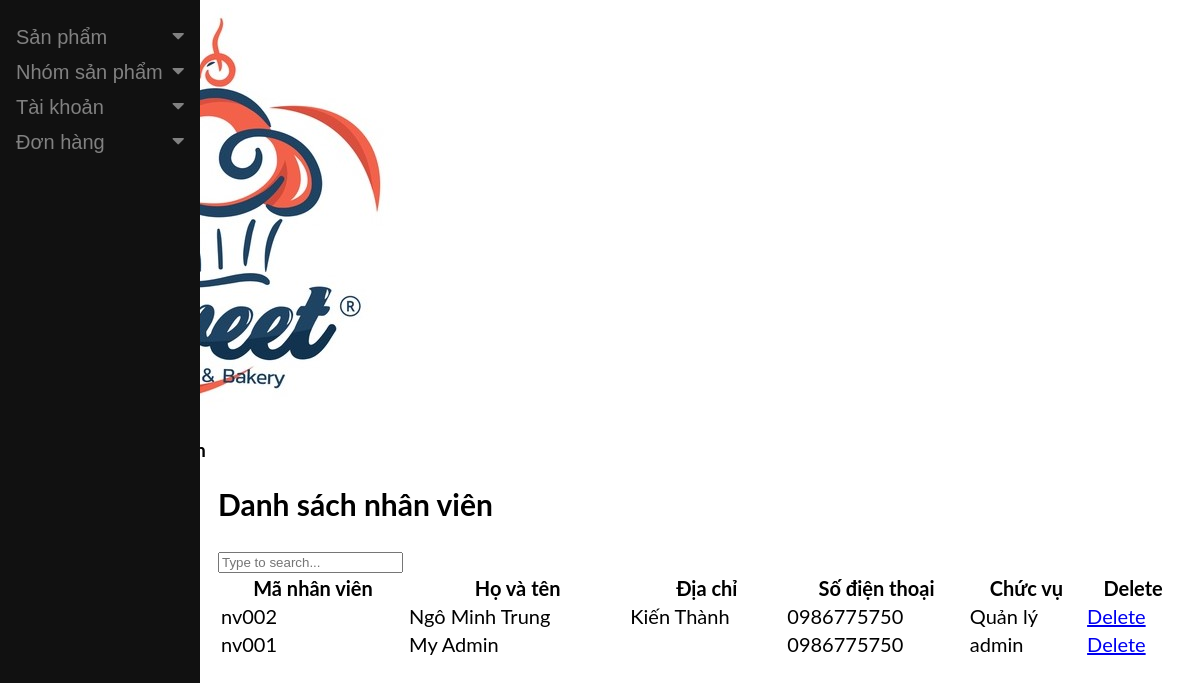
Page /test_admin/index.php?action=view_nhanvien on the committed database.
### tables this page shows
CREATE TABLE `nhanvien` (
  `MSNV` varchar(5) NOT NULL,
  `HoTenNV` varchar(50) NOT NULL,
  `ChucVu` varchar(50) NOT NULL,
  `DiaChi` varchar(50) DEFAULT NULL,
  `SoDienThoai` varchar(10) NOT NULL
);

### admin/includes/view_nhanvien.php (the view, shortened to what this page needs)
<div class="view_product_box">
    <h2>Danh sách nhân viên</h2>
    <form action="" method="post" enctype="multipart/form-data">
        <div class="search_bar">
            <input type="text" id="search" placeholder="Type to search..." />
        </div>
        <table width="100%">
            <thead>
                <tr>
                    <th class="text-center">Mã nhân viên</th>
                    <th>Họ và tên</th>
                    <th>Địa chỉ</th>
                    <th>Số điện thoại</th>
                    <th>Chức vụ</th>
                    <th>Delete</th>
                </tr>
            </thead>
            <?php
            $all_users = mysqli_query($con, "select * from nhanvien order by MSNV DESC ");
            while ($row = mysqli_fetch_array($all_users)) {
            ?>
            <tbody>
                <tr>
                    <td class="text-center"><?php echo $row['MSNV']; ?></td>
                    <td><?php echo $row['HoTenNV']; ?></td>
                    <td><?php echo $row['DiaChi']; ?></td>
                    <td><?php echo $row['SoDienThoai']; ?></td>
                    <td><?php echo $row['ChucVu'] ?></td>
                    <td><a class="btn btn-danger btn-submit btn-sm"
                            href="index.php?action=view_users&delete_user=<?php echo $row['id']; ?>">Delete</a></td>
                </tr>
            </tbody>
            <?php
            }
            ?>
        </table>
    </form>
</div>

### test_admin/index.php (style rules this page uses)
body { font-family: "Lato", sans-serif; }

### rows in the picture
nhanvien: MSNV "nv002", HoTenNV "Ngô Minh Trung", DiaChi "Kiến Thành", SoDienThoai "0986775750", ChucVu "Quản lý"
nhanvien: MSNV "nv001", HoTenNV "My Admin", SoDienThoai "0986775750", ChucVu "admin"
